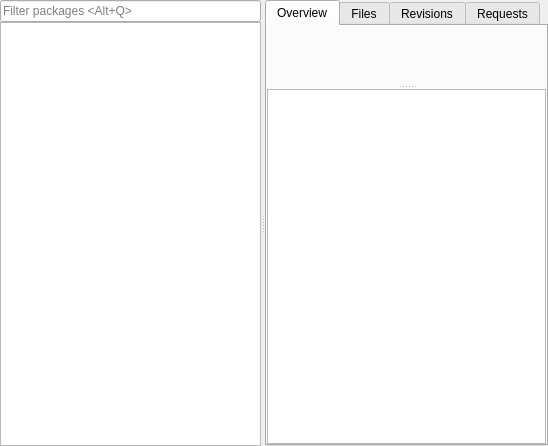
<?xml version="1.0" encoding="UTF-8"?>
<ui version="4.0">
 <class>Browser</class>
 <widget class="QWidget" name="Browser">
  <property name="geometry">
   <rect>
    <x>0</x>
    <y>0</y>
    <width>548</width>
    <height>446</height>
   </rect>
  </property>
  <layout class="QVBoxLayout" name="verticalLayout_7">
   <property name="spacing">
    <number>0</number>
   </property>
   <property name="leftMargin">
    <number>0</number>
   </property>
   <property name="topMargin">
    <number>0</number>
   </property>
   <property name="rightMargin">
    <number>0</number>
   </property>
   <property name="bottomMargin">
    <number>0</number>
   </property>
   <item>
    <widget class="QSplitter" name="hSplitterBrowser">
     <property name="orientation">
      <enum>Qt::Orientation::Horizontal</enum>
     </property>
     <widget class="QWidget" name="verticalLayoutWidget">
      <layout class="QVBoxLayout" name="verticalLayout_6" stretch="0,0">
       <property name="spacing">
        <number>0</number>
       </property>
       <property name="sizeConstraint">
        <enum>QLayout::SizeConstraint::SetDefaultConstraint</enum>
       </property>
       <item>
        <widget class="QLineEdit" name="lineEditFilter">
         <property name="placeholderText">
          <string>Filter packages &lt;Alt+Q&gt;</string>
         </property>
         <property name="clearButtonEnabled">
          <bool>true</bool>
         </property>
        </widget>
       </item>
       <item>
        <widget class="PackageTreeWidget" name="treePackages">
         <property name="sizePolicy">
          <sizepolicy hsizetype="Expanding" vsizetype="Expanding">
           <horstretch>0</horstretch>
           <verstretch>0</verstretch>
          </sizepolicy>
         </property>
         <property name="editTriggers">
          <set>QAbstractItemView::EditTrigger::NoEditTriggers</set>
         </property>
         <property name="alternatingRowColors">
          <bool>true</bool>
         </property>
         <property name="rootIsDecorated">
          <bool>false</bool>
         </property>
         <attribute name="headerVisible">
          <bool>false</bool>
         </attribute>
         <attribute name="headerDefaultSectionSize">
          <number>63</number>
         </attribute>
        </widget>
       </item>
      </layout>
     </widget>
     <widget class="QWidget" name="verticalLayoutWidget_2">
      <layout class="QVBoxLayout" name="verticalLayout_5">
       <property name="spacing">
        <number>0</number>
       </property>
       <item>
        <widget class="QTabWidget" name="tabWidgetPackages">
         <property name="tabPosition">
          <enum>QTabWidget::TabPosition::North</enum>
         </property>
         <property name="currentIndex">
          <number>0</number>
         </property>
         <widget class="QWidget" name="tabOverview">
          <attribute name="title">
           <string>Overview</string>
          </attribute>
          <layout class="QVBoxLayout" name="verticalLayout_2">
           <property name="spacing">
            <number>0</number>
           </property>
           <property name="leftMargin">
            <number>0</number>
           </property>
           <property name="topMargin">
            <number>0</number>
           </property>
           <property name="rightMargin">
            <number>0</number>
           </property>
           <property name="bottomMargin">
            <number>0</number>
           </property>
           <item>
            <widget class="QSplitter" name="vSplitterBrowser">
             <property name="sizePolicy">
              <sizepolicy hsizetype="Preferred" vsizetype="Expanding">
               <horstretch>0</horstretch>
               <verstretch>0</verstretch>
              </sizepolicy>
             </property>
             <property name="orientation">
              <enum>Qt::Orientation::Vertical</enum>
             </property>
             <widget class="QWidget" name="verticalLayoutWidget_3">
              <layout class="QVBoxLayout" name="verticalLayout_labels" stretch="0,0,1">
               <property name="spacing">
                <number>0</number>
               </property>
               <property name="sizeConstraint">
                <enum>QLayout::SizeConstraint::SetDefaultConstraint</enum>
               </property>
               <item>
                <layout class="QHBoxLayout" name="horizontalLayout">
                 <item>
                  <widget class="QLabel" name="title">
                   <property name="sizePolicy">
                    <sizepolicy hsizetype="Preferred" vsizetype="Minimum">
                     <horstretch>0</horstretch>
                     <verstretch>0</verstretch>
                    </sizepolicy>
                   </property>
                   <property name="minimumSize">
                    <size>
                     <width>0</width>
                     <height>0</height>
                    </size>
                   </property>
                   <property name="font">
                    <font>
                     <pointsize>12</pointsize>
                    </font>
                   </property>
                   <property name="text">
                    <string/>
                   </property>
                   <property name="alignment">
                    <set>Qt::AlignmentFlag::AlignLeading|Qt::AlignmentFlag::AlignLeft|Qt::AlignmentFlag::AlignTop</set>
                   </property>
                   <property name="wordWrap">
                    <bool>true</bool>
                   </property>
                   <property name="margin">
                    <number>0</number>
                   </property>
                   <property name="indent">
                    <number>10</number>
                   </property>
                  </widget>
                 </item>
                 <item>
                  <widget class="QLabel" name="latestRevision">
                   <property name="maximumSize">
                    <size>
                     <width>125</width>
                     <height>16777215</height>
                    </size>
                   </property>
                   <property name="text">
                    <string/>
                   </property>
                   <property name="alignment">
                    <set>Qt::AlignmentFlag::AlignRight|Qt::AlignmentFlag::AlignTrailing|Qt::AlignmentFlag::AlignVCenter</set>
                   </property>
                   <property name="indent">
                    <number>10</number>
                   </property>
                  </widget>
                 </item>
                </layout>
               </item>
               <item>
                <layout class="QHBoxLayout" name="horizontalLayout_2">
                 <item>
                  <widget class="QLabel" name="link">
                   <property name="sizePolicy">
                    <sizepolicy hsizetype="Preferred" vsizetype="Preferred">
                     <horstretch>0</horstretch>
                     <verstretch>0</verstretch>
                    </sizepolicy>
                   </property>
                   <property name="minimumSize">
                    <size>
                     <width>0</width>
                     <height>0</height>
                    </size>
                   </property>
                   <property name="text">
                    <string/>
                   </property>
                   <property name="indent">
                    <number>10</number>
                   </property>
                   <property name="openExternalLinks">
                    <bool>true</bool>
                   </property>
                  </widget>
                 </item>
                </layout>
               </item>
               <item>
                <layout class="QHBoxLayout" name="horizontalLayout_3">
                 <property name="sizeConstraint">
                  <enum>QLayout::SizeConstraint::SetDefaultConstraint</enum>
                 </property>
                 <item>
                  <widget class="QLabel" name="description">
                   <property name="sizePolicy">
                    <sizepolicy hsizetype="Preferred" vsizetype="Ignored">
                     <horstretch>0</horstretch>
                     <verstretch>0</verstretch>
                    </sizepolicy>
                   </property>
                   <property name="text">
                    <string/>
                   </property>
                   <property name="alignment">
                    <set>Qt::AlignmentFlag::AlignLeading|Qt::AlignmentFlag::AlignLeft|Qt::AlignmentFlag::AlignTop</set>
                   </property>
                   <property name="wordWrap">
                    <bool>true</bool>
                   </property>
                   <property name="margin">
                    <number>0</number>
                   </property>
                   <property name="indent">
                    <number>10</number>
                   </property>
                   <property name="openExternalLinks">
                    <bool>false</bool>
                   </property>
                  </widget>
                 </item>
                </layout>
               </item>
              </layout>
             </widget>
             <widget class="BuildResultTreeWidget" name="treeBuildResults">
              <property name="sizePolicy">
               <sizepolicy hsizetype="Expanding" vsizetype="Preferred">
                <horstretch>0</horstretch>
                <verstretch>0</verstretch>
               </sizepolicy>
              </property>
              <property name="editTriggers">
               <set>QAbstractItemView::EditTrigger::NoEditTriggers</set>
              </property>
              <property name="alternatingRowColors">
               <bool>true</bool>
              </property>
              <property name="sortingEnabled">
               <bool>true</bool>
              </property>
             </widget>
            </widget>
           </item>
          </layout>
         </widget>
         <widget class="QWidget" name="tabFiles">
          <attribute name="title">
           <string>Files</string>
          </attribute>
          <layout class="QVBoxLayout" name="verticalLayout_4">
           <property name="spacing">
            <number>0</number>
           </property>
           <property name="leftMargin">
            <number>0</number>
           </property>
           <property name="topMargin">
            <number>0</number>
           </property>
           <property name="rightMargin">
            <number>0</number>
           </property>
           <property name="bottomMargin">
            <number>0</number>
           </property>
           <item>
            <widget class="FileTreeWidget" name="treeFiles">
             <property name="editTriggers">
              <set>QAbstractItemView::EditTrigger::NoEditTriggers</set>
             </property>
             <property name="alternatingRowColors">
              <bool>true</bool>
             </property>
             <property name="rootIsDecorated">
              <bool>false</bool>
             </property>
             <property name="sortingEnabled">
              <bool>true</bool>
             </property>
            </widget>
           </item>
          </layout>
         </widget>
         <widget class="QWidget" name="tabRevisions">
          <attribute name="title">
           <string>Revisions</string>
          </attribute>
          <layout class="QVBoxLayout" name="verticalLayout_3">
           <item>
            <widget class="RevisionTreeWidget" name="treeRevisions">
             <property name="rootIsDecorated">
              <bool>false</bool>
             </property>
            </widget>
           </item>
          </layout>
         </widget>
         <widget class="QWidget" name="tabRequests">
          <attribute name="title">
           <string>Requests</string>
          </attribute>
          <layout class="QHBoxLayout" name="horizontalLayout_4">
           <item>
            <widget class="RequestsTreeWidget" name="treeRequests">
             <property name="rootIsDecorated">
              <bool>false</bool>
             </property>
            </widget>
           </item>
          </layout>
         </widget>
        </widget>
       </item>
      </layout>
     </widget>
    </widget>
   </item>
  </layout>
 </widget>
 <customwidgets>
  <customwidget>
   <class>FileTreeWidget</class>
   <extends>QTreeView</extends>
   <header>filetreewidget.h</header>
  </customwidget>
  <customwidget>
   <class>PackageTreeWidget</class>
   <extends>QTreeView</extends>
   <header>packagetreewidget.h</header>
  </customwidget>
  <customwidget>
   <class>BuildResultTreeWidget</class>
   <extends>QTreeView</extends>
   <header>buildresulttreewidget.h</header>
  </customwidget>
  <customwidget>
   <class>RevisionTreeWidget</class>
   <extends>QTreeView</extends>
   <header>revisiontreewidget.h</header>
  </customwidget>
  <customwidget>
   <class>RequestsTreeWidget</class>
   <extends>QTreeView</extends>
   <header>requeststreewidget.h</header>
  </customwidget>
 </customwidgets>
 <resources/>
 <connections/>
</ui>
